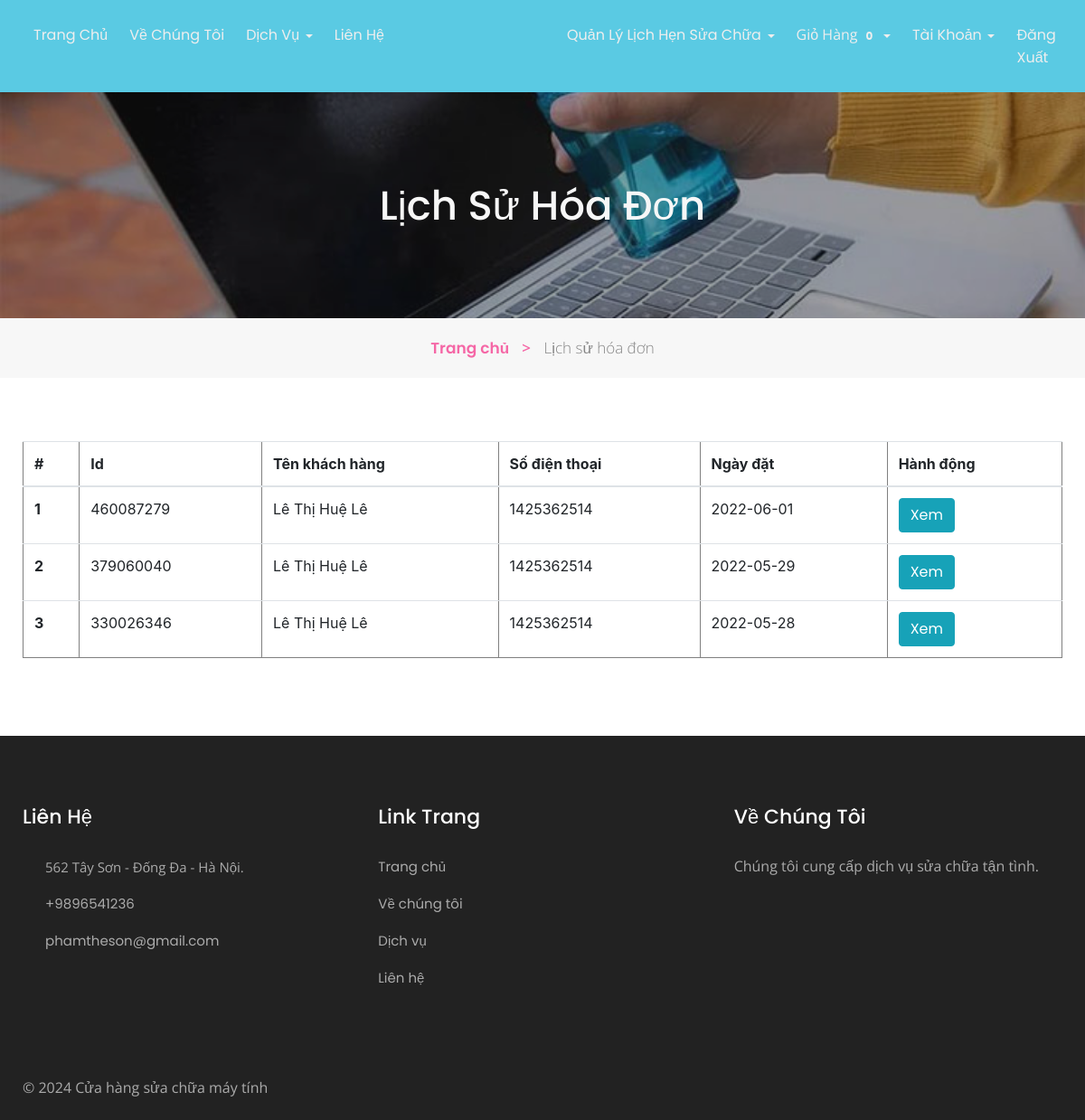
Screenshot of /store/invoice-history.php (signed in) with the database file from the repository.
### tables this page shows
CREATE TABLE `tbluser` (
  `ID` int(10) NOT NULL,
  `FirstName` nvarchar(120) DEFAULT NULL,
  `LastName` nvarchar(250) DEFAULT NULL,
  `MobileNumber` bigint(10) DEFAULT NULL,
  `Email` varchar(120) DEFAULT NULL,
  `Password` varchar(120) DEFAULT NULL,
  `RegDate` timestamp NULL DEFAULT current_timestamp()
);

CREATE TABLE `tblpage` (
  `ID` int(10) NOT NULL,
  `PageType` varchar(200) DEFAULT NULL,
  `PageTitle` nvarchar(100) DEFAULT NULL,
  `PageDescription` nvarchar(100) DEFAULT NULL,
  `Email` varchar(200) DEFAULT NULL,
  `MobileNumber` bigint(10) DEFAULT NULL,
  `UpdationDate` date DEFAULT NULL,
  `Timing` nvarchar(200) NOT NULL
);

### store/invoice-history.php (the view, shortened to what this page needs)
<?php
include('includes/dbconnection.php');
if (strlen($_SESSION['bpmsuid']==0)) {
  header('location:logout.php');
  } else{
  ?>
<!doctype html>
<html lang="en">
  <head>
    <link rel="stylesheet" href="assets/css/style-starter.css">
  </head>
  <body id="home">
<?php include_once('includes/header.php');?>
<section class="w3l-inner-banner-main">
    <div class="about-inner contact ">
        <div class="container">
            <div class="main-titles-head text-center">
            <h3 class="header-name ">
            Lịch sử hóa đơn
            </h3>
        </div>
</div>
</div>
<div class="breadcrumbs-sub">
<div class="container">
<ul class="breadcrumbs-custom-path">
    <li class="right-side propClone"><a href="index.php" class="">Trang chủ <span class="" aria-hidden="true">></span></a> <p></li>
    <li class="active ">
    Lịch sử hóa đơn</li>
</ul>
</div>
</div>
</section>
<section class="w3l-contact-info-main" id="contact">
    <div class="contact-sec	">
        <div class="container">
            <div>
                <div class="cont-details">
                   <div class="table-content table-responsive cart-table-content">
                        <table class="table" border="1">
                            <thead >
                                <tr>
                                <th>#</th>
                                <th>Id</th>
                                <th>Tên khách hàng</th>
                                <th>Số điện thoại</th>
                                <th>Ngày đặt</th>
                                <th>Hành động</th>
                            </tr>
                            </thead>
                            <tbody>
                                <tr>
                                    <?php
                                   $userid= $_SESSION['bpmsuid'];
 $query=mysqli_query($con,"select distinct tbluser.ID as uid, tbluser.FirstName,tbluser.LastName,tbluser.Email,tbluser.MobileNumber,tblinvoice.BillingId,date(tblinvoice.PostingDate) as PostingDate  from  tbluser
    join tblinvoice on tbluser.ID=tblinvoice.Userid where tbluser.ID='$userid'order by tblinvoice.ID desc");
$cnt=1;
              while($row=mysqli_fetch_array($query))
              { ?>
               <tr>
                            <th scope="row"><?php echo $cnt;?></th>
                            <td><?php  echo $row['BillingId'];?></td>
                            <td><?php  echo $row['FirstName'];?> <?php  echo $row['LastName'];?></td>
                            <td><?php  echo $row['MobileNumber'];?></td>
                            <td><?php  echo $row['PostingDate'];?></td>
                                <td><a href="view-invoice.php?invoiceid=<?php  echo $row['BillingId'];?>" class="btn btn-info">Xem</a></td>
                          </tr><?php $cnt=$cnt+1; } ?>
                            </tbody>
                        </table>
                    </div> </div>
    </div>
    </div></div>
</section>
<?php include_once('includes/footer.php');?>
</body>
</html><?php } ?>

### store/includes/footer.php (shortened to what this page needs)
<section class="w3l-footer-29-main">
    <div class="footer-29 py-5">
      <div class="container py-lg-4">
        <div class="row footer-top-29">
          <div class="col-lg-4 col-md-6 col-sm-8 footer-list-29 footer-1">
            <h6 class="footer-title-29">Liên hệ</h6>
            <ul>
              <?php
$ret=mysqli_query($con,"select * from tblpage where PageType='contactus' ");
while ($row=mysqli_fetch_array($ret)) {
?>
              <li>
                <span class="fa fa-map-marker"></span> <p><?php  echo $row['PageDescription'];?>.</p>
              </li>
              <li><span class="fa fa-phone"></span><a href="tel:+7-800-999-800"> +<?php  echo $row['MobileNumber'];?></a></li>
              <li><span class="fa fa-envelope-open-o"></span><a href="mailto:parlour@mail.com" class="mail">
                  <?php  echo $row['Email'];?></a></li><?php } ?>
            </ul>
          </div>
          <div class="col-lg-4 col-md-6 col-sm-4 footer-list-29 footer-2 ">
            <ul>
              <h6 class="footer-title-29">Link trang</h6>
              <li><a href="index.php">Trang chủ</a></li>
              <li><a href="about.php">Về chúng tôi</a></li>
              <li><a href="services.php"> Dịch vụ</a></li>
              <li><a href="contact.php">Liên hệ</a></li>
            </ul>
          </div>
          <div class="col-lg-4 col-md-6 col-sm-7 footer-list-29 footer-4">
            <?php
$ret=mysqli_query($con,"select * from tblpage where PageType='aboutus' ");
while ($row=mysqli_fetch_array($ret)) {
?>
            <h6 class="footer-title-29"><?php  echo $row['PageTitle'];?> </h6>
            <p><?php  echo $row['PageDescription'];?></p><?php } ?>
          </div>
        </div>
      </div>
    </div>
  </section>
  <section class="w3l-footer-29-main w3l-copyright">
    <div class="container">
      <div class="row bottom-copies">
        <p class="col-lg-8 copy-footer-29">© 2024  Cửa hàng sửa chữa máy tính </p>
      </div>
    </div>
  </section>

### rows the page displays
tbluser: BillingId "460087279", FirstName "Lê Thị Huệ", LastName "Lê", MobileNumber "1425362514", PostingDate "2022-06-01", BillingId "379060040", PostingDate "2022-05-29", BillingId "330026346", PostingDate "2022-05-28"
tblpage: PageDescription "562 Tây Sơn - Đống Đa - Hà Nội", MobileNumber "9896541236", Email "phamtheson@gmail.com"
tblpage: PageTitle "Về Chúng Tôi", PageDescription "Chúng tôi cung cấp dịch vụ sửa chữa tận tình."
